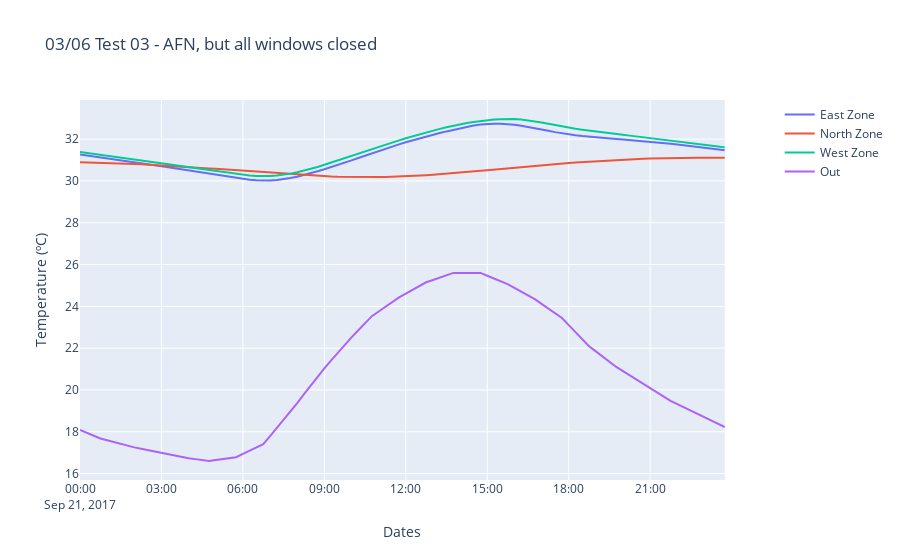

Notebook cell for this chart:
### Markdown cell above
### test 03

### Code cell
dir = "../rosseRoomModel/230306/test03/eplusout.sql"
t03 = LoadSQL(dir, "03/06 Test 03 - AFN, but all windows closed")

t03.get_valid_data(des_data)

t03.plot_temps()
